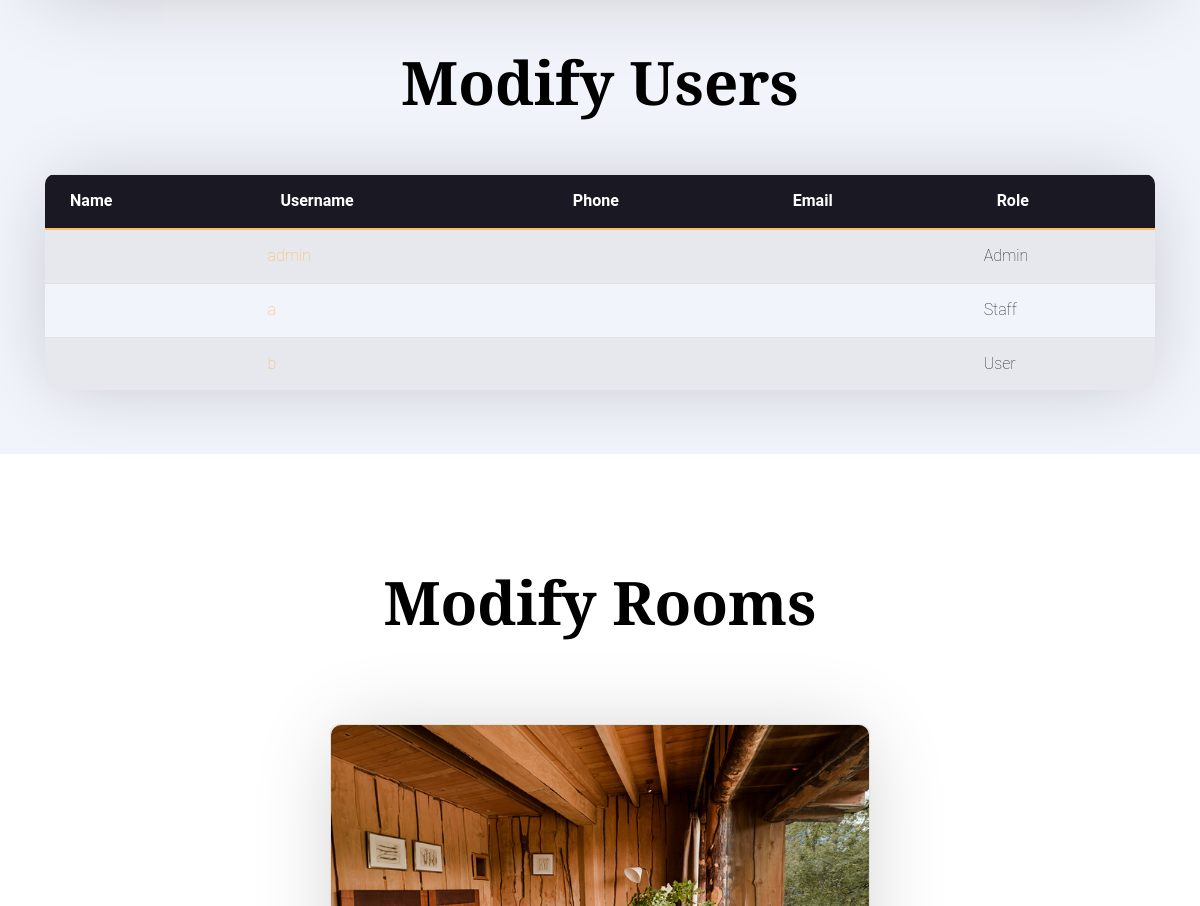
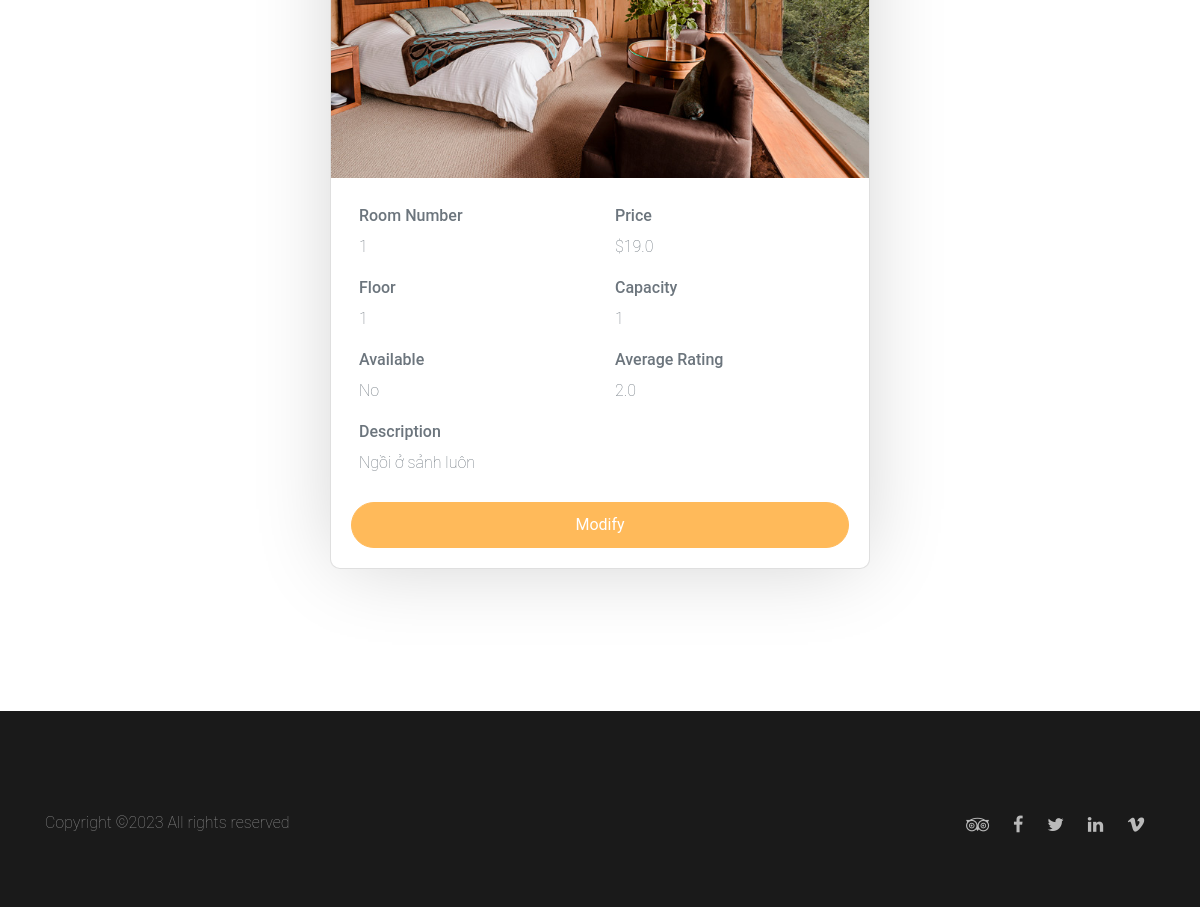
Before: / (signed in, lower part) with the older database file (2 pictures, top to bottom).
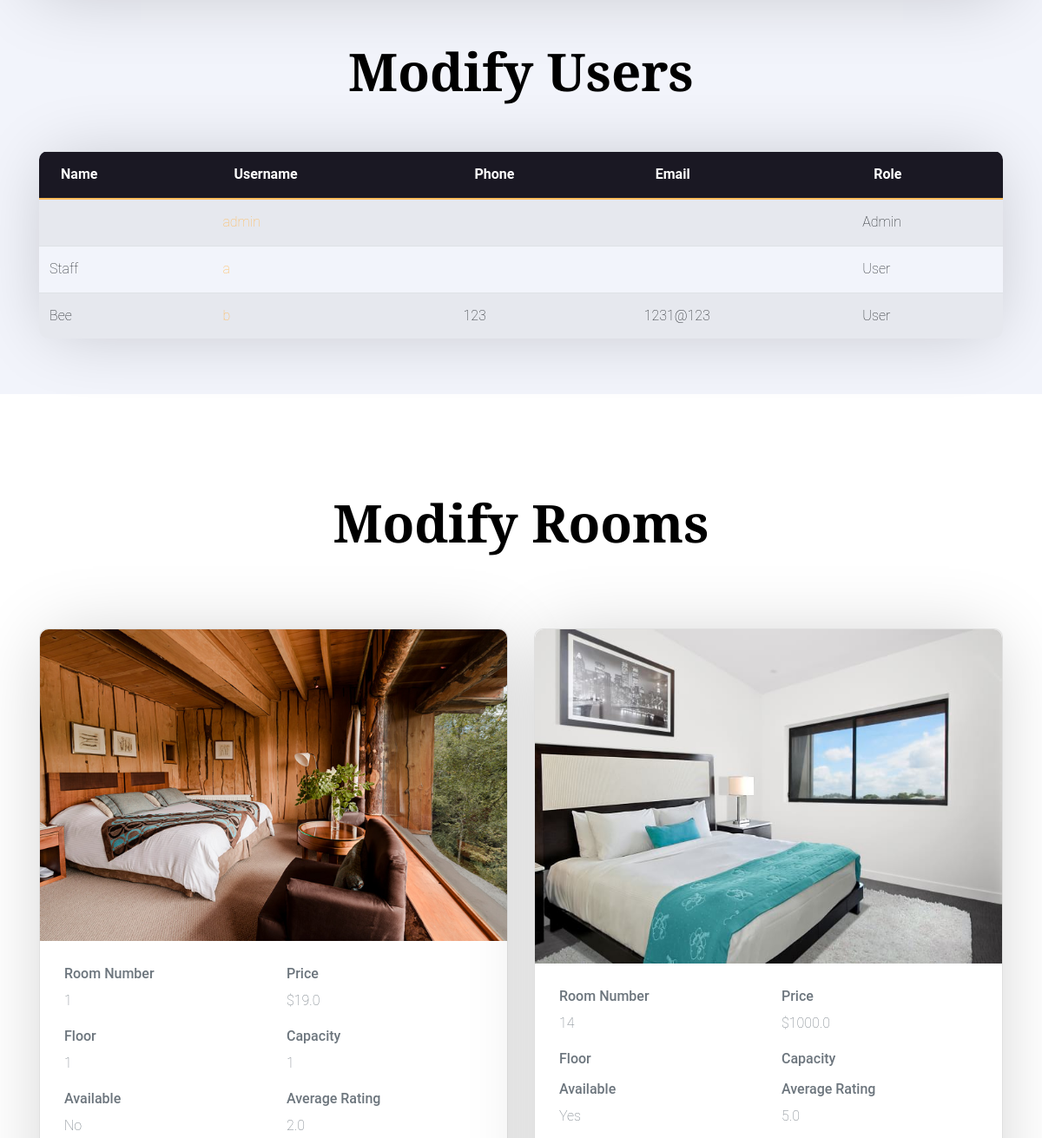
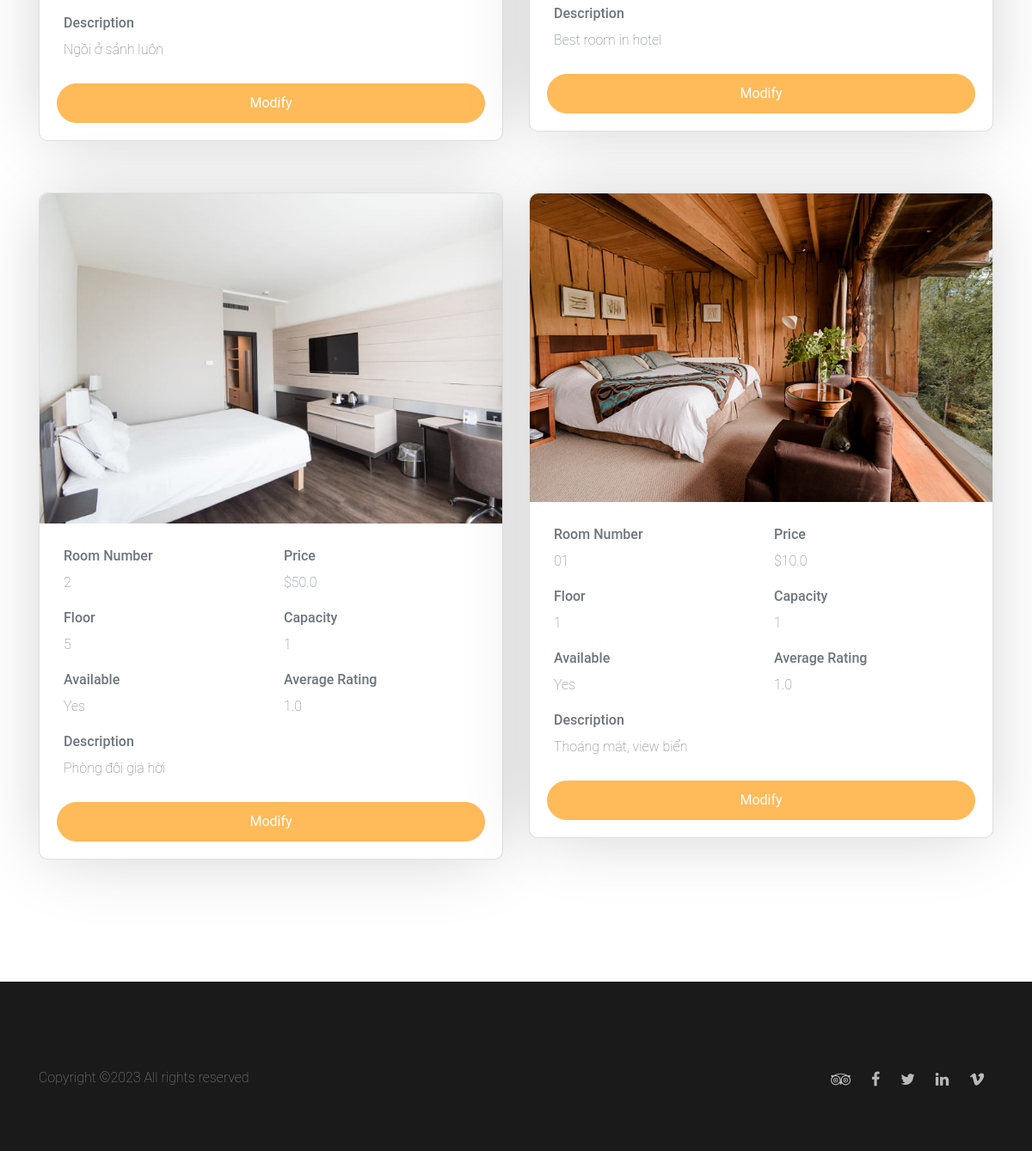
After: the same page with the newer database file (2 pictures, top to bottom).
### model.py (models this page shows)
class User(Base):
    __tablename__ = 'users'
    id = Column(Integer, primary_key=True)
    username = Column(String(20), unique=True, nullable=False)
    password = Column(String(128), nullable=False)
    friendly_name = Column(String(50), nullable=False)
    phone_number = Column(String(20), nullable=False)
    email = Column(String(50), nullable=False)
    is_admin = Column(Integer, nullable=False, default=0)
    is_staff = Column(Integer, nullable=False, default=0)

class Room(Base):
    __tablename__ = 'rooms'
    id = Column(Integer, primary_key=True)
    room_number = Column(String(50), nullable=False)
    price = Column(Float, nullable=False)
    floor = Column(String(10), nullable=False)
    capacity = Column(Integer, nullable=False, default=1)
    image = Column(String(50), nullable=False)
    description = Column(String(1000), nullable=False)
    available = Column(Integer, nullable=False, default=1) # 0 = not available, 1 = available
    average_rating = Column(Float, nullable=False, default=0)

### main.py (the view)
@app.route('/')
def index():
    with app.app_context():
        if not session.get('logged_in'):
            return render_template('index.html')
        else:
            if session['is_admin']:
                users = getAllUsers()
                rooms = get_all_rooms()
                return render_template('admin.html', users=users ,rooms=rooms)
            if session['is_staff']:
                rooms = get_all_rooms()
                return render_template('staff.html',rooms=rooms)
            return redirect(url_for('user_route.user'))

### controller.py (called while the page is built)
def get_all_rooms():
    session = DBSession()
    rooms = session.query(Room).all()
    session.close()
    return rooms

def getAllUsers():
    session = DBSession()
    users = session.query(User).all()
    session.close()
    return users

### templates/admin.html (shortened to what this page needs)
{% extends "base.html" %}
{% block body %}
<section class="py-5 bg-light" id="modify-users">
  <div class="container">
    <div class="row justify-content-center text-center mb-5">
      <div class="col-md-7">
        <h2 class="heading" data-aos="fade-up">Modify Users</h2>
      </div>
    </div>
    <table class="table table-striped" data-aos="fade-up">
        <thead>
            <tr>
                <th>Name</th>
                <th>Username</th>
                <th>Phone</th>
                <th>Email</th>
                <th>Role</th>
            </tr>
        </thead>
        <tbody>
            {% for user in users %}
            <tr>
                <td>{{ user.friendly_name }}</td>
                <td><a href="/users/{{ user.id }}">{{ user.username }}</a></td>
                <td>{{ user.phone_number }}</td>
                <td>{{ user.email }}</td>
                <td>{{ "Admin" if user.is_admin else "Staff" if user.is_staff else "User" }}</td>
            </tr>
            {% endfor %}
        </tbody>
    </table>
  </div>
</section>
<section class="section" id="modify-rooms">
  <div class="container">
    <div class="row justify-content-center text-center mb-5">
      <div class="col-md-7">
        <h2 class="heading" data-aos="fade-up">Modify Rooms</h2>
      </div>
    </div>
    <div class="row justify-content-center" data-aos="fade-up">
      {% for room in rooms %}
      <div class="col-md-6">
        <div class="card">
          <img src="{{ url_for('static', filename='images/' + room.image) }}" alt="room image" width="100%">
          <div class="card-body">
            <div class="row p-2">
              <div class="col-sm-6">
                <h6>Room Number</h6>
                <p>{{ room.room_number }}</p>
              </div>
              <div class="col-sm-6">
                <h6>Price</h6>
                <p>${{ room.price }}</p>
              </div>
              <div class="col-sm-6">
                <h6>Floor</h6>
                <p>{{ room.floor }}</p>
              </div>
              <div class="col-sm-6">
                <h6>Capacity</h6>
                <p>{{ room.capacity }}</p>
              </div>
              <div class="col-sm-6">
                <h6>Available</h6>
                <p>{{ "Yes" if room.available else "No" }}</p>
              </div>
              <div class="col-sm-6">
                <h6>Average Rating</h6>
                <p>{{ room.average_rating }}</p>
              </div>
              <div class="col-sm-12">
                <h6>Description</h6>
                <p>{{ room.description }}</p>
              </div>
            </div>
            <a href="{{ url_for('admin_route.modify_room_route', room_id=room.id) }}"><button class="btn btn-primary btn-block text-white">Modify</button></a>
          </div>
        </div>
      </div>
      {% endfor %}
    </div>
  </div>
</section>
{% endblock %}
{% block footer %}
<footer class="section footer-section">
  <div class="container">
    <div class="row pt-5">
      <p class="col-md-6 text-left">
        Copyright &copy;<script>document.write(new Date().getFullYear());</script> All rights reserved
      </p>
      <p class="col-md-6 text-right social">
        <a href="#"><span class="fa fa-tripadvisor"></span></a>
        <a href="#"><span class="fa fa-facebook"></span></a>
        <a href="#"><span class="fa fa-twitter"></span></a>
        <a href="#"><span class="fa fa-linkedin"></span></a>
        <a href="#"><span class="fa fa-vimeo"></span></a>
      </p>
    </div>
  </div>
</footer>
{% endblock %}

### templates/base.html (shortened to what this page needs)
<!DOCTYPE html>
<html>
<head>
  <link rel="stylesheet" href="{{ url_for('static', filename='css/defaul_style.css') }}">
  <link rel="stylesheet" href="https://stackpath.bootstrapcdn.com/bootstrap/4.3.1/css/bootstrap.min.css">
  <link rel="stylesheet" href="{{ url_for('static', filename='css/bootstrap.min.css') }}">
  <link rel="stylesheet" href="{{ url_for('static', filename='css/animate.css') }}">
  <link rel="stylesheet" href="{{ url_for('static', filename='css/owl.carousel.min.css') }}">
  <link rel="stylesheet" href="{{ url_for('static', filename='css/aos.css') }}">
  <link rel="stylesheet" href="{{ url_for('static', filename='css/bootstrap-datepicker.css') }}">
  <link rel="stylesheet" href="{{ url_for('static', filename='css/jquery.timepicker.css') }}">
  <link rel="stylesheet" href="{{ url_for('static', filename='css/fancybox.min.css') }}">
  <link rel="stylesheet" href="{{ url_for('static', filename='fonts/ionicons/css/ionicons.min.css') }}">
  <link rel="stylesheet" href="{{ url_for('static', filename='fonts/fontawesome/css/font-awesome.min.css') }}">
  <link rel="stylesheet" href="{{ url_for('static', filename='css/style.css') }}">
</head>
<body>
  {% if session.get('logged_in') %}
  {% block body %}{% endblock %}
  {% block footer %}  {% endblock %}
{% endif %}
</body>
</html>

### static/css/style.css (style rules this page uses)
body { background: #fff; font-family: "Roboto", arial, sans-serif; font-weight: 200; font-size: 16px; line-height: 1.8; color: #6c757d; position: relative; }
a { -webkit-transition: .3s all ease; -o-transition: .3s all ease; transition: .3s all ease; text-decoration: none; }
h1, h2, h3, h4, h5 { color: #000; font-family: "Playfair Display", times, serif; }
table { border-collapse: collapse; background: #fff; border-radius: 10px; -webkit-box-shadow: 0 2px 80px -10px rgba(0, 0, 0, 0.2); box-shadow: 0 2px 80px -10px rgba(0, 0, 0, 0.2); overflow: hidden; width: 100%; margin: 0 auto; position: relative; }
table thead { position: sticky; }
table thead tr { background: #1a1823; }
table thead th { color: #fff; vertical-align: middle !important; border-bottom: 2px solid #ffba5a !important; padding-left: 25px !important; }
.bg-light { background: #f2f4fb !important; }
.btn { padding-left: 30px; padding-right: 30px; padding-top: 10px; padding-bottom: 10px; border-radius: 50px; }
.btn, .form-control { outline: none; -webkit-box-shadow: none !important; box-shadow: none !important; }
.card { margin-block: 30px; background: #fff; -webkit-box-shadow: 0 2px 80px -10px rgba(0, 0, 0, 0.2); box-shadow: 0 2px 80px -10px rgba(0, 0, 0, 0.2); border-radius: 10px; }
.card img { border-top-left-radius: 10px; border-top-right-radius: 10px; }
.section { padding: 7em 0; }
.heading-serif, .heading, .testimonial-section .heading, .slider-section .heading, .blog-post-entry .heading { font-size: 60px; font-family: "Playfair Display", times, serif; font-weight: 700; }
.footer-section { background: #1a1a1a; color: #fff; padding-block: 50px; }
.footer-section a { color: rgba(255, 255, 255, 0.7); }
.footer-section p { color: rgba(255, 255, 255, 0.5); }
.footer-section .social a { font-size: 18px; padding: 10px; }

Changed rows visible on the page:
changed User "Staff": friendly_name (not shown) → "Staff"; is_admin+is_staff "Staff" → "User"
changed User: friendly_name (not shown) → "Bee"; phone_number (not shown) → "123"; email (not shown) → "1231@123"
added Room: image (picture), room_number "14", price "1000.0", available "Yes", average_rating "5.0", description "Best room in hotel"
added Room: image (picture), room_number "2", price "50.0", floor "5", capacity "1", available "Yes", average_rating "1.0", description "Phòng đôi giá hời"
added Room: image (picture), room_number "01", price "10.0", floor "1", capacity "1", available "Yes", average_rating "1.0", description "Thoáng mát, view biển"
